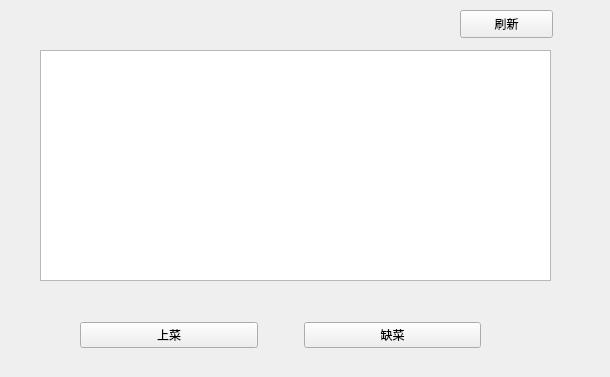
<?xml version="1.0" encoding="UTF-8"?>
<ui version="4.0">
 <class>ChefForm</class>
 <widget class="QWidget" name="ChefForm">
  <property name="geometry">
   <rect>
    <x>0</x>
    <y>0</y>
    <width>610</width>
    <height>377</height>
   </rect>
  </property>
  <property name="windowTitle">
   <string>Form</string>
  </property>
  <widget class="QLabel" name="label">
   <property name="geometry">
    <rect>
     <x>20</x>
     <y>10</y>
     <width>271</width>
     <height>16</height>
    </rect>
   </property>
   <property name="text">
    <string/>
   </property>
  </widget>
  <widget class="QTableWidget" name="tableWidget">
   <property name="geometry">
    <rect>
     <x>40</x>
     <y>50</y>
     <width>511</width>
     <height>231</height>
    </rect>
   </property>
   <attribute name="horizontalHeaderDefaultSectionSize">
    <number>100</number>
   </attribute>
  </widget>
  <widget class="QWidget" name="layoutWidget">
   <property name="geometry">
    <rect>
     <x>80</x>
     <y>310</y>
     <width>401</width>
     <height>51</height>
    </rect>
   </property>
   <layout class="QHBoxLayout" name="horizontalLayout">
    <item>
     <widget class="QPushButton" name="pushButton">
      <property name="text">
       <string>上菜</string>
      </property>
     </widget>
    </item>
    <item>
     <spacer name="horizontalSpacer">
      <property name="orientation">
       <enum>Qt::Horizontal</enum>
      </property>
      <property name="sizeType">
       <enum>QSizePolicy::Preferred</enum>
      </property>
      <property name="sizeHint" stdset="0">
       <size>
        <width>40</width>
        <height>20</height>
       </size>
      </property>
     </spacer>
    </item>
    <item>
     <widget class="QPushButton" name="pushButton_2">
      <property name="text">
       <string>缺菜</string>
      </property>
     </widget>
    </item>
   </layout>
  </widget>
  <widget class="QPushButton" name="pushButton_3">
   <property name="geometry">
    <rect>
     <x>460</x>
     <y>10</y>
     <width>93</width>
     <height>28</height>
    </rect>
   </property>
   <property name="text">
    <string>刷新</string>
   </property>
  </widget>
 </widget>
 <resources/>
 <connections/>
</ui>
